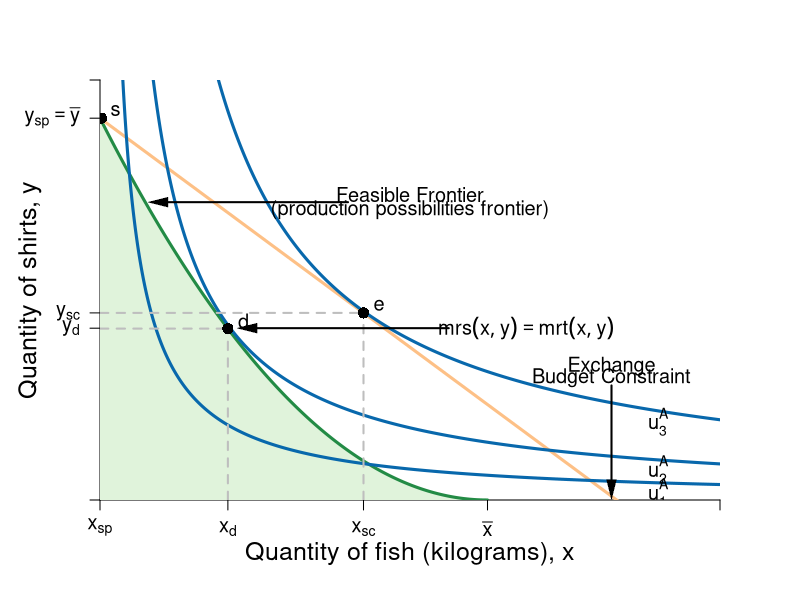

Reproduce this figure in R.
#Graph Designer: Simon Halliday
#Authors: Bowles, Foley and Halliday
#Title: Coordination, Conflict and Competition: A Text in Microeconomics

require(shape)
pdf(file = "specprodexch/ppf_eos_indiff.pdf", width = 9, height = 9)

#Set parameters for graphics
axislabelsize <- 1.5
labelsize <- 1.2
graphlinewidth <- 3
segmentlinewidth <- 2

COL <- c("#7fc97f", "#beaed4", "#fdc086", "#ffff99", "#386cb0", "#f0027f", "#bf5b17", "#666666")
COLA <- c("#e0f3db", "#99d8c9","#66c2a4","#41ae76", "#238b45", "#005824")
COLB <- c("#4eb3d3", "#2b8cbe", "#0868ac","#084081")

#Edited the margins to cater for the larger LHS labels
par(mar =  c(5, 5, 4, 4))

#Change this to make it log of l 

# ppf <- function(l, k = 0.5) {
#   k * (1/l)
# }

ppf <- function(fish, k = 10/25, alpha = 2, maxfish = 5) {
  k * (fish - maxfish)^alpha 
}
# 
# fishProd <- function(l, k = 0.5){
#   (-k)*l
# }
# 
# feasibleLabor <- function(l, time = 10){
#   -time - l
# }
# 
# manufactureProd <- function(l, k = 0.1, alpha = 2){
#   k * (-l)^alpha
# }

uFn <- function(x, y, alpha = 0.5){
  (x^alpha)*(y^(1-alpha))
}

budgetExchange <- function(x, yintercept = 12, slope = 1){
  yintercept - slope * x
}

xlims <- c(0, 8)
ylims <- c(0, 11)

npts <- 501 
x <- seq(xlims[1], xlims[2], length.out = npts)
y <- seq(ylims[1], ylims[2], length.out = npts) 
a <- c(1.8, 2.75, 4.1)

plot(0, 0, xlim = xlims, ylim = ylims, type = "n",
     xlab = expression(paste("")),
     ylab = expression(paste("")), 
     xaxt = "n", 
     yaxt = "n", 
     cex.lab = axislabelsize, 
     bty = "n", 
     xaxs="i", 
     yaxs="i"
)

# ticksy <- seq(from = 0, to = ylims[2], by = 1)
# ylabels <- seq(from = 0, to = ylims[2], by = 1)
# ticksx <- seq(from = 0, to = xlims[2], by = 1)
# xlabels <- seq(from = 0, to = xlims[2], by = 1)
ticksy <- c(ylims[1], 4.5, 4.9, 10, ylims[2])
ylabels <- c(NA, expression(paste(y[d])), expression(paste(y[sc])),expression(paste(y[sp] == bar(y)))   , NA)
ticksx <- c(xlims[1], 1.65, 3.4, 5,  xlims[2])
xlabels <- c(expression(paste(x[sp])), expression(paste(x[d])), expression(paste(x[sc])), expression(paste(bar(x))), NA)


axis(1, at = ticksx, pos = 0, labels = xlabels, cex.axis = labelsize)
axis(2, at = ticksy, pos = 0, labels = ylabels, las = 1, cex.axis = labelsize)

npts <- 500 
xx1 <- seq(0, 5, length.out = npts)
xx2 <- seq(0, xlims[2], length.out = npts)
xx3 <- seq(xlims[1], 0, length.out = npts)
xx4 <- seq(-11, 0, length.out = npts)

#Draw the polygon for shading the feasible set
xpoly1 <- seq(from = 0, to = 5, length.out = 500)
ypoly1 <- ppf(xpoly1, k = 10/25, alpha = 2, maxfish = 5)
polygon(x = c(xpoly1, rev(xpoly1[1])), y = c(ypoly1, rev(ypoly1)[1]), col=COLA[1], density=NULL, border = NA)

#Draw the graphs
lines(xx1, ppf(xx1, k = 10/25, alpha = 2, maxfish = 5), col = COLA[5], lwd = graphlinewidth)
lines(xx2, budgetExchange(xx2,  yintercept = 10, slope = 1.5), col = COL[3], lwd = graphlinewidth)
#lines(xx3, feasibleLabor(xx3, time = 10), col = COL[3], lwd = graphlinewidth)
#lines(xx4, manufactureProd(xx4, k = 0.1, alpha = 2), col = COLB[4], lwd = graphlinewidth)

#Label axes
mtext(expression(paste("Quantity of fish (kilograms), ", x)), side = 1, line = 2.5, cex = axislabelsize)
text(-0.9, 0.5*ylims[2], expression(paste("Quantity of shirts, ", y)), xpd = TRUE, cex = axislabelsize, srt = 90) 


contour(x, y, 
        outer(x, y, uFn),
        drawlabels = FALSE,
        col = COLB[3],
        lwd = graphlinewidth,
        levels = a, 
        xaxs="i", 
        yaxs="i", 
        add = TRUE)

#Label the indifference curves
text(7.2, 0.2, expression(u[1]^A), cex = labelsize)
text(7.2, 0.8, expression(u[2]^A), cex = labelsize)
text(7.2, 2.05, expression(u[3]^A), cex = labelsize)

#Label point d
text(1.65 + 0.2, ppf(fish = 1.65) +.2, expression(d), cex = labelsize)
segments(1.65, 0, 1.65, ppf(fish = 1.65), lty = 2, col = "gray", lwd = segmentlinewidth)
segments(0, ppf(fish = 1.65), 1.65, ppf(fish = 1.65, k = 10/25, alpha = 2, maxfish = 5), lty = 2, col = "gray", lwd = segmentlinewidth)
points(1.65, ppf(fish = 1.65), pch = 16, col = "black", cex = 1.5)

#Label point e
text(3.4 + 0.2, budgetExchange(3.4,  yintercept = 10, slope = 1.5) +.2, expression(e), cex = labelsize)
segments(3.4, 0, 3.4, budgetExchange(3.4,  yintercept = 10, slope = 1.5), lty = 2, col = "gray", lwd = segmentlinewidth)
segments(0, budgetExchange(3.4,  yintercept = 10, slope = 1.5), 3.4, budgetExchange(3.4,  yintercept = 10, slope = 1.5), lty = 2, col = "gray", lwd = segmentlinewidth)
points(3.4, budgetExchange(3.4,  yintercept = 10, slope = 1.5), pch = 16, col = "black", cex = 1.5)

#Label point s
text(0.2, 10.2, expression(s), cex = labelsize)
points(0.02, 10, pch = 16, col = "black", cex = 1.5)

#Label the feasible frontier
text(4, 8, expression("Feasible Frontier"), cex = labelsize)
text(4, 7.6, expression("(production possibilities frontier)"), cex = labelsize)
Arrows(3.2, 7.8, 0.75, 7.8, col = "black", lty = 1, lwd = 2, arr.type = "triangle", arr.lwd = 0.5)


#Label the exchange constraint
text(6.6, 3.5, expression("Exchange"), cex = labelsize)
text(6.6, 3.2, expression("Budget Constraint"), cex = labelsize)
Arrows(6.6, 3, 6.6, 0.275, col = "black", lty = 1, lwd = 2, arr.type = "triangle", arr.lwd = 0.5)

#Label mrt = mrs
text(5.5, 4.5, expression(paste(mrs(x,y) == mrt(x,y))), cex = labelsize)
Arrows(4.5, 4.5, 1.9, 4.5, col = "black", lty = 1, lwd = 2, arr.type = "triangle", arr.lwd = 0.5)


dev.off()
